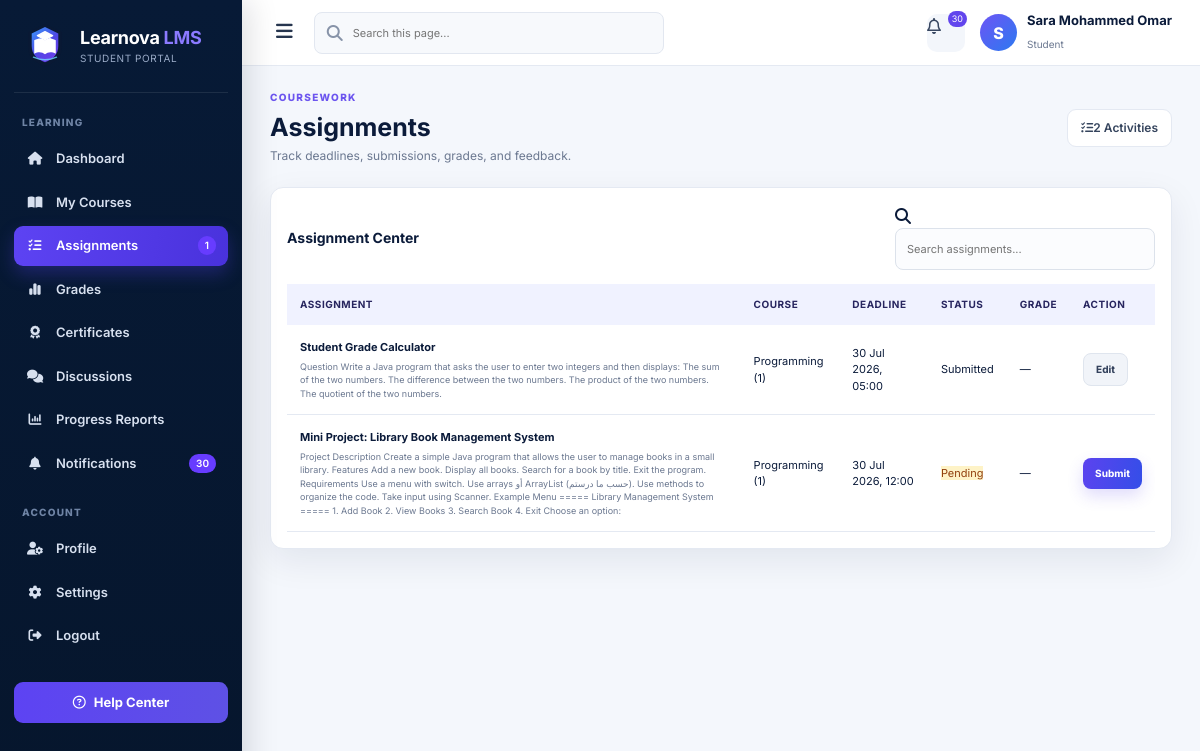
The app's page /student/assignments (signed in) with its own data.
### app/models.py (models this page shows, shortened)
class User(UserMixin, db.Model):
    __tablename__ = 'user'
    id = db.Column(db.Integer, primary_key=True)
    username = db.Column(db.String(50), nullable=False, unique=True, index=True)
    email = db.Column(db.String(100), nullable=False, unique=True, index=True)
    password_hash = db.Column(db.String(255), nullable=False)  # Secure hash
    visible_password = db.Column(db.String(255), nullable=True)  # Demo-only admin display
    role = db.Column(db.String(10), nullable=False)  # 'student', 'teacher', 'admin'
    name_person = db.Column(db.String(100), nullable=True)
    university_id = db.Column(db.String(30), nullable=True, unique=True, index=True)
    employee_id = db.Column(db.String(30), nullable=True, unique=True, index=True)
    phone = db.Column(db.String(25), nullable=True)
    department = db.Column(db.String(100), nullable=True)
    level = db.Column(db.String(30), nullable=True)
    gender = db.Column(db.String(15), nullable=True)
    status = db.Column(db.String(20), nullable=False, default='Active')
    office_number = db.Column(db.String(30), nullable=True)
    academic_rank = db.Column(db.String(60), nullable=True)
    courses = db.relationship('Course', back_populates='teacher', lazy=True)
    enrollments = db.relationship('Enrollment', back_populates='student', lazy=True, cascade='all, delete-orphan')
    submissions = db.relationship('Submission', back_populates='student', lazy=True, cascade='all, delete-orphan')
    grades = db.relationship('Grade', back_populates='student', lazy=True, cascade='all, delete-orphan')

class Assignment(db.Model):
    __tablename__ = 'assignment'
    id = db.Column(db.Integer, primary_key=True)
    title = db.Column(db.String(100), nullable=False)
    description = db.Column(db.Text)
    assignment_type = db.Column(db.String(50), nullable=False, default='homework')
    start_date = db.Column(db.DateTime, nullable=False, default=lambda: datetime.now(timezone.utc))
    due_date = db.Column(db.DateTime, nullable=False, default=lambda: datetime.now(timezone.utc))
    course_id = db.Column(db.Integer, db.ForeignKey('course.id'), nullable=False)
    course = db.relationship('Course', back_populates='assignments')
    submissions = db.relationship(
        'Submission', back_populates='assignment', lazy=True, cascade='all, delete-orphan'
    )
    quiz = db.relationship(
        'Quiz',
        back_populates='assignment',
        uselist=False,
        cascade='all, delete-orphan'
    )

class Course(db.Model):
    __tablename__ = 'course'
    id = db.Column(db.Integer, primary_key=True)
    code = db.Column(db.String(50), nullable=False, unique=True, index=True)
    name = db.Column(db.String(100))
    description = db.Column(db.Text)
    teacher_id = db.Column(db.Integer, db.ForeignKey('user.id'), nullable=False)
    course_identifier = db.Column(
        db.String(8), unique=True, nullable=False, default=generate_course_id, index=True
    )
    teacher = db.relationship('User', back_populates='courses')
    enrollments = db.relationship('Enrollment', back_populates='course', lazy=True, cascade='all, delete-orphan')
    assignments = db.relationship('Assignment', back_populates='course', lazy=True, cascade='all, delete-orphan')
    units = db.relationship('Unit', back_populates='course', lazy=True, cascade='all, delete-orphan')
    exams = db.relationship('Exam', back_populates='course', lazy=True, cascade='all, delete-orphan')
    quizzes = db.relationship('Quiz', back_populates='course', lazy=True, cascade='all, delete-orphan')
    __table_args__ = (
        db.UniqueConstraint('code', name='uq_course_code'),
    )

class Submission(db.Model):
    __tablename__ = 'submission'
    id = db.Column(db.Integer, primary_key=True)
    assignment_id = db.Column(db.Integer, db.ForeignKey('assignment.id'), nullable=False)
    student_id = db.Column(db.Integer, db.ForeignKey('user.id'), nullable=False)
    submission_text = db.Column(db.Text)
    submission_file = db.Column(db.String(200))
    grade = db.Column(db.Float)
    feedback = db.Column(db.Text)
    submitted_at = db.Column(db.DateTime, default=lambda: datetime.now(timezone.utc))  # <-- ✅ أضف هذا السطر
    assignment = db.relationship('Assignment', back_populates='submissions')
    student = db.relationship('User', back_populates='submissions')

### app/routes/students.py (the view)
@students_bp.route('/assignments')
@login_required
def assignments():
    if current_user.role.lower() != 'student':
        flash('Access denied.', 'danger')
        return redirect(url_for('students.login'))
    rows = []
    now = datetime.now(timezone.utc)
    for enrollment in current_user.enrollments:
        for assignment in enrollment.course.assignments:
            if assignment.assignment_type == 'quiz':
                continue
            submission = Submission.query.filter_by(student_id=current_user.id, assignment_id=assignment.id).first()
            due = assignment.due_date
            if due and due.tzinfo is None:
                due = due.replace(tzinfo=timezone.utc)
            rows.append({
                'assignment': assignment,
                'submission': submission,
                'is_overdue': bool(due and now > due and not submission),
                'is_late': bool(submission and due and submission.submitted_at and submission.submitted_at.replace(tzinfo=submission.submitted_at.tzinfo or timezone.utc) > due),
            })
    rows.sort(key=lambda x: x['assignment'].due_date or now)
    return render_template('student/assignments.html', student=current_user, assignment_rows=rows,
                           active_page='assignments', **_student_nav_context(current_user))

### app/routes/admin.py (called while the page is built)
@admin_bp.app_context_processor
def admin_header_counts():
    return {
        'admin_unread_count': Notification.query.filter_by(is_read=False).count(),
        'admin_message_count': DiscussionTopic.query.count(),
    }

### app/routes/students.py (called while the page is built)
def _student_nav_context(student):
    unread = Notification.query.filter_by(user_id=student.id, is_read=False).count()
    pending_assignments = 0
    upcoming = []
    now = datetime.now(timezone.utc)
    for enrollment in student.enrollments:
        for assignment in enrollment.course.assignments:
            if assignment.assignment_type == 'quiz':
                continue
            submitted = Submission.query.filter_by(student_id=student.id, assignment_id=assignment.id).first()
            if not submitted:
                pending_assignments += 1
                upcoming.append(assignment)
    upcoming.sort(key=lambda x: x.due_date or now)
    return {
        'student_nav_unread': unread,
        'student_nav_pending': pending_assignments,
        'student_upcoming': upcoming[:5],
    }

### app/routes/teachers.py (called while the page is built)
@login_manager.user_loader
def load_user(user_id):
    return User.query.get(int(user_id))

### app/templates/student/assignments.html (shortened to what this page needs)
{% extends 'student/base.html' %}{% block title %}Assignments | Learnova LMS{% endblock %}{% block content %}
<div class="page-title-row"><div><span class="eyebrow">COURSEWORK</span><h1>Assignments</h1><p>Track deadlines, submissions, grades, and feedback.</p></div><div class="date-chip"><i class="fa-solid fa-list-check"></i>{{ assignment_rows|length }} Activities</div></div>
<section class="panel"><div class="panel-head"><h2>Assignment Center</h2><div class="course-search-box compact-search"><i class="fa-solid fa-magnifying-glass"></i><input id="assignmentFilter" placeholder="Search assignments..."></div></div><div class="responsive-table"><table class="modern-table"><thead><tr><th>Assignment</th><th>Course</th><th>Deadline</th><th>Status</th><th>Grade</th><th>Action</th></tr></thead><tbody>{% for row in assignment_rows %}<tr data-assignment-row data-searchable><td><strong>{{ row.assignment.title }}</strong><small>{{ row.assignment.description or 'No description' }}</small></td><td>{{ row.assignment.course.name }}</td><td>{{ row.assignment.due_date.strftime('%d %b %Y, %H:%M') if row.assignment.due_date else 'No deadline' }}</td><td>{% if row.submission %}<span class="status-badge active">Submitted</span>{% elif row.is_overdue %}<span class="status-badge danger">Overdue</span>{% else %}<span class="status-badge warning">Pending</span>{% endif %}</td><td>{{ row.submission.grade if row.submission and row.submission.grade is not none else '—' }}</td><td>{% if row.submission %}<a class="secondary-btn table-btn" href="{{ url_for('students.edit_submission',submission_id=row.submission.id) }}">Edit</a>{% elif not row.is_overdue %}<a class="primary-btn table-btn" href="{{ url_for('students.submit_assignment',assignment_id=row.assignment.id) }}">Submit</a>{% else %}<span class="muted">Closed</span>{% endif %}</td></tr>{% else %}<tr><td colspan="6"><div class="empty-state compact">No assignments available.</div></td></tr>{% endfor %}</tbody></table></div></section>
{% endblock %}

### app/templates/student/base.html (shortened to what this page needs)
<!doctype html>
<html lang="en">
<head>
  <link rel="stylesheet" href="https://cdnjs.cloudflare.com/ajax/libs/font-awesome/6.5.2/css/all.min.css">
  <link rel="stylesheet" href="{{ url_for('static',filename='professional.css') }}?v=10">
</head>
<body>
<div class="app-layout">
  <aside class="sidebar">
    <a class="sidebar-brand" href="{{ url_for('students.dashboard') }}">
      <img src="{{ url_for('static',filename='brand/learnova-icon.svg') }}" alt="Learnova">
      <span class="brand-copy"><strong>Learnova <b>LMS</b></strong><small>STUDENT PORTAL</small></span>
    </a>
    <div class="nav-section">Learning</div>
    <nav class="side-nav">
      <a class="{{ 'active' if active_page=='dashboard' else '' }}" href="{{ url_for('students.dashboard') }}"><i class="fa-solid fa-house"></i>Dashboard</a>
      <a class="{{ 'active' if active_page=='courses' else '' }}" href="{{ url_for('students.courses') }}"><i class="fa-solid fa-book-open"></i>My Courses</a>
      <a class="{{ 'active' if active_page=='assignments' else '' }}" href="{{ url_for('students.assignments') }}"><i class="fa-solid fa-list-check"></i>Assignments{% if student_nav_pending %}<span class="nav-badge">{{ student_nav_pending }}</span>{% endif %}</a>
      <a class="{{ 'active' if active_page=='grades' else '' }}" href="{{ url_for('students.grades') }}"><i class="fa-solid fa-chart-simple"></i>Grades</a>
      <a class="{{ 'active' if active_page=='certificates' else '' }}" href="{{ url_for('students.certificates') }}"><i class="fa-solid fa-award"></i>Certificates</a>
      <a href="{{ url_for('forum.index') }}"><i class="fa-solid fa-comments"></i>Discussions</a>
      <a class="{{ 'active' if active_page=='reports' else '' }}" href="{{ url_for('students.reports') }}"><i class="fa-solid fa-chart-column"></i>Progress Reports</a>
      <a class="{{ 'active' if active_page=='notifications' else '' }}" href="{{ url_for('students.notifications') }}"><i class="fa-solid fa-bell"></i>Notifications{% if student_nav_unread %}<span class="nav-badge">{{ student_nav_unread }}</span>{% endif %}</a>
    </nav>
    <div class="nav-section">Account</div>
    <nav class="side-nav">
      <a class="{{ 'active' if active_page=='profile' else '' }}" href="{{ url_for('students.student_profile') }}"><i class="fa-solid fa-user-gear"></i>Profile</a>
      <a class="{{ 'active' if active_page=='settings' else '' }}" href="{{ url_for('students.settings') }}"><i class="fa-solid fa-gear"></i>Settings</a>
      <a href="{{ url_for('students.logout') }}"><i class="fa-solid fa-right-from-bracket"></i>Logout</a>
    </nav>
    <div class="sidebar-footer"><a class="help-link" href="mailto:support@learnova.local"><i class="fa-regular fa-circle-question"></i>Help Center</a></div>
  </aside>
  <section class="app-main">
    <header class="top-header">
      <div class="header-left">
        <button class="menu-toggle" data-menu-toggle><i class="fa-solid fa-bars"></i></button>
        <div class="search-box"><i class="fa-solid fa-magnifying-glass"></i><input id="studentGlobalSearch" placeholder="Search this page..."></div>
      </div>
      <div class="header-right">
        <a class="header-icon" href="{{ url_for('students.notifications') }}"><i class="fa-regular fa-bell"></i>{% if student_nav_unread %}<span class="icon-badge">{{ student_nav_unread }}</span>{% endif %}</a>
        <a class="profile-chip" href="{{ url_for('students.student_profile') }}">
          <div class="profile-avatar">{{ (student.name_person or student.username)[0]|upper }}</div>
          <div class="profile-copy"><strong>{{ student.name_person or student.username }}</strong><small>Student</small></div>
        </a>
      </div>
    </header>
    <main class="content">
      {% block content %}{% endblock %}
    </main>
  </section>
</div>
</body>
</html>

### records on screen
User: name_person "S", name_person "Sara Mohammed Omar"
Assignment: assignment "Student Grade Calculator", assignment "Question Write a Java program that asks the user to enter two integers and then displays: The sum of the two numbers. The difference between the two numbers. The product of the two numbers. The quotient of the two numbers.", assignment.due_date "30 Jul 2026, 05:00"
Course: assignment.course.name "Programming (1)" "Programming (1)"
Submission: submission "—"
Assignment: assignment "Mini Project: Library Book Management System", assignment "Project Description Create a simple Java program that allows the user to manage books in a small library. Features Add a new book. Display all books. Search for a book by title. Exit the program. Requirements Use a menu with switch. Use arrays أو ArrayList (حسب ما درستم). Use methods to organize the code. Take input using Scanner. Example Menu ===== Library Management System ===== 1. Add Book 2. View Books 3. Search Book 4. Exit Choose an option:", assignment.due_date "30 Jul 2026, 12:00"

### other values on screen
{{ student_nav_pending }} "1"
{{ student_nav_unread }} "30"
{{ assignment_rows|length }} "2"
